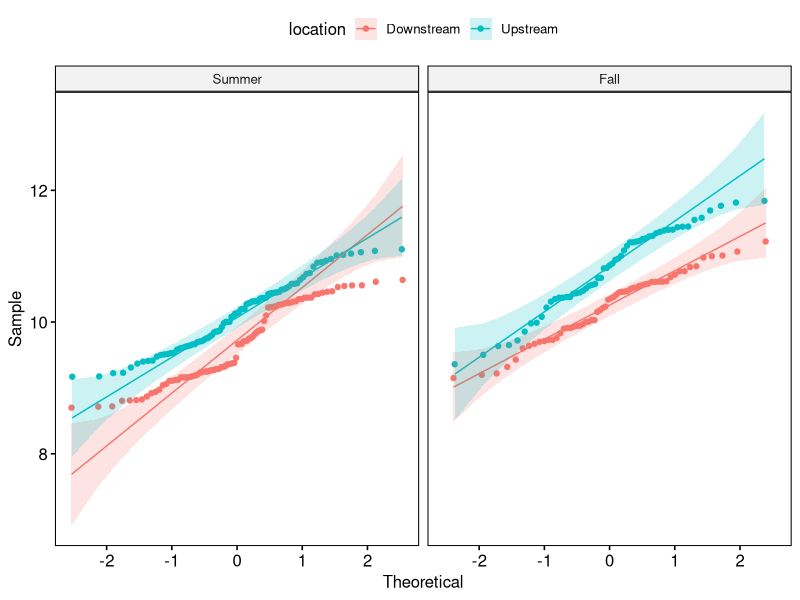
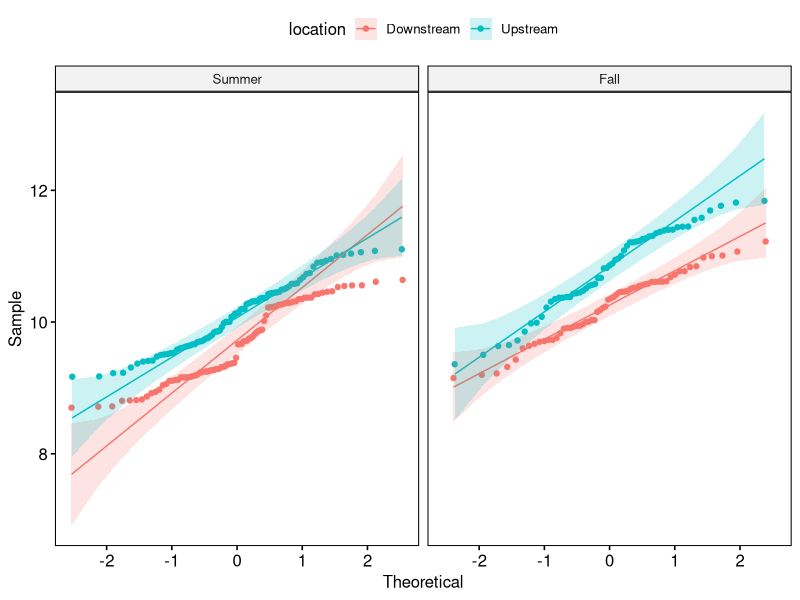
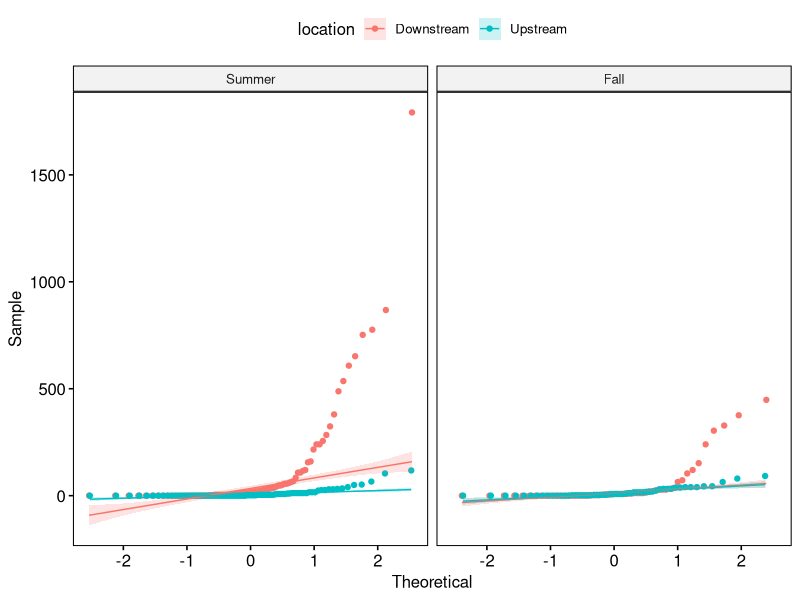
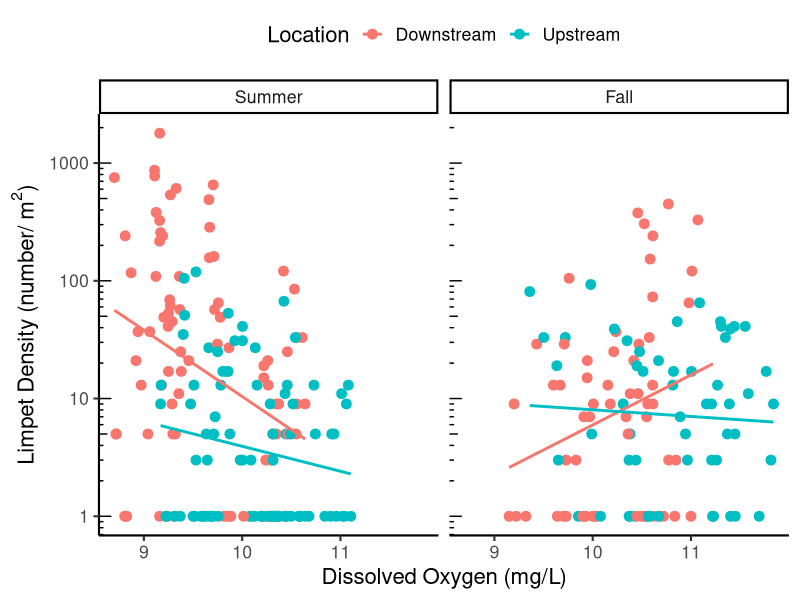
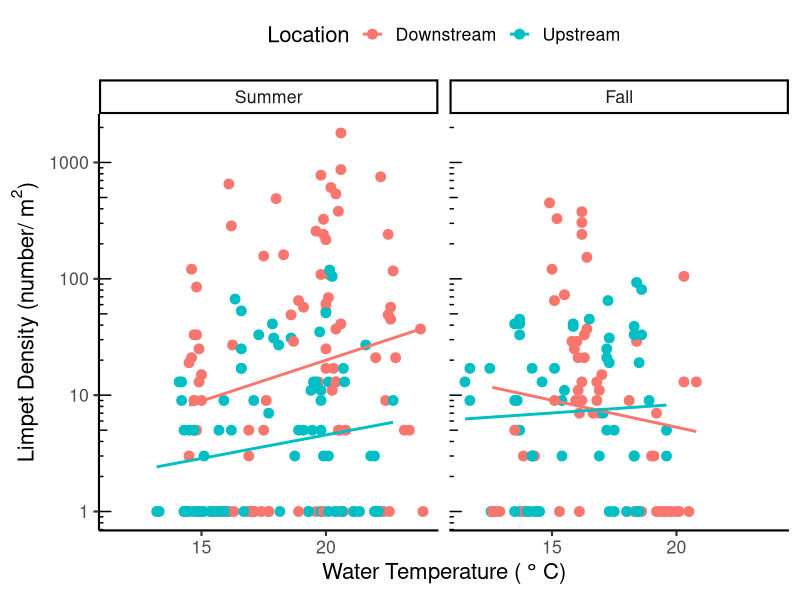
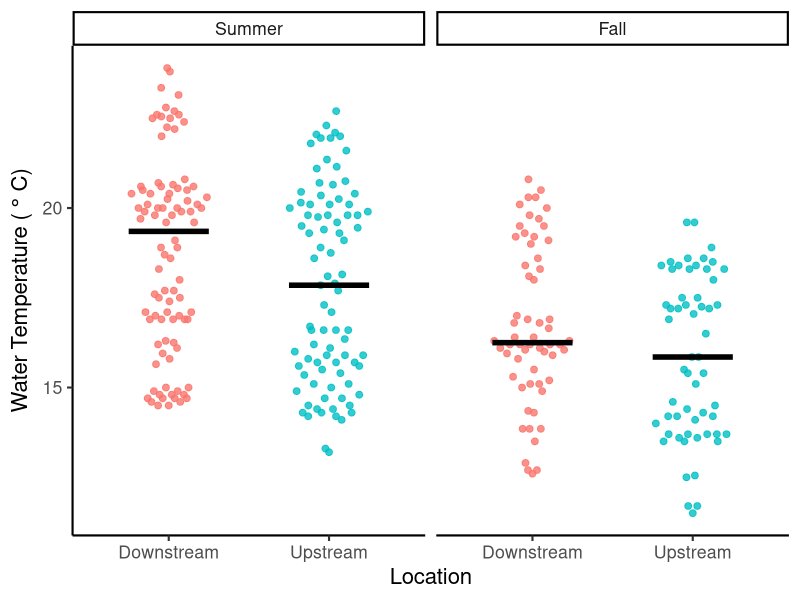
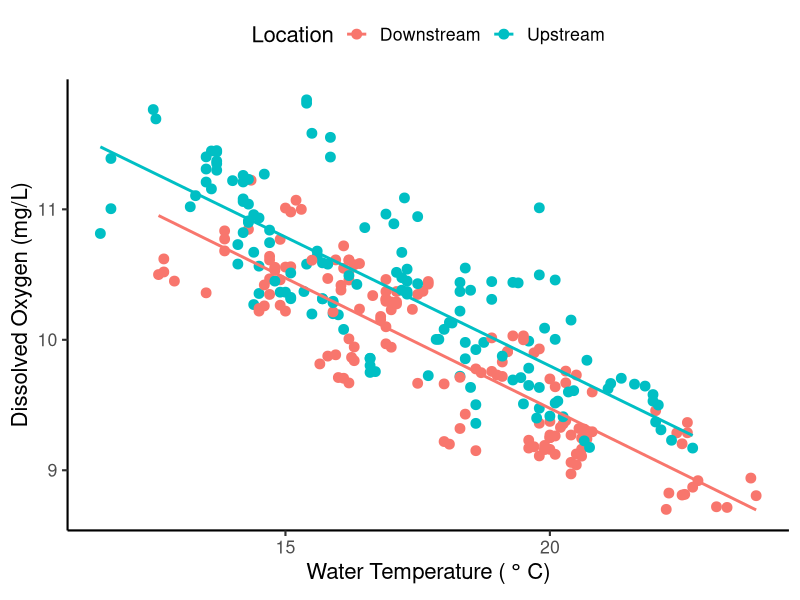

R code for these plots, in order:
## ---- chunk 1
#| label: setup
#| message: false
#| warning: false

suppressPackageStartupMessages(
  library(tidyverse)) ## for readr, dplyr, ggplot2
library(ggbeeswarm) ## for jittering points (you can remove this is you did not use a dotplotv)
library(flextable) ## for making formatted tables that can be pasted into Word or Google Docs
library(ggpubr) ## for making QQ-plots

## ---- chunk 2
#| label: import data

env <- read_csv("data/env.csv",
         col_types = cols(date = col_date(format = "%Y-%m-%d"),
          
          location = col_factor(levels = c(
            "Downstream","Upstream")), 
          
          season = col_factor(levels = c("Summer","Fall")), 
          
          year = col_factor()
         )) 

macros <- read_csv("data/macros.csv",
           col_types = cols(date = col_date(format = "%Y-%m-%d"),
            
            location = col_factor(levels = c(
              "Downstream","Upstream")), 
            
            season = col_factor(levels = c("Summer","Fall")), 
            
            year = col_factor()
           )) 


master.taxa <- read_csv("data/master.taxa.csv",
                show_col_types = FALSE)  |>  
  distinct()


## ---- chunk 3
#| label: data wrangling
#| message: false
#| warning: false

#calculate density for each sampleID
density.df <- macros |> 
  
  #join taxa info
  left_join(master.taxa) |>
  
  # Summarize for each sampleID and each genus 
  group_by(sampleID, genus) |> 
  dplyr::summarise(density = sum(invDens, na.rm = TRUE)) |> 
  
  #fill in group combos where there were none present with zeros
  ungroup() |> 
  complete(sampleID, genus,
           fill = list(density = 0)) |> 
  
  #filter for genus of interest 
  #this needs to match what is in the macros file
  #replace this blank with the genus you want to keep
  filter(genus == "Ferrissia")

#get sample info and env variables of interest
variables <- macros |>
  
  #join environmental variables
  left_join(env) |> 
  
  #select variables of interest
  #delete anything you don't need
  #add anything you do need in the blank with commas in between
  dplyr::select(date, sampleID, season, year, location, benthicArea,
                DO, wTemp) |> 
  distinct()

#add sample info back to density data
my.df <- left_join(density.df, variables) |> 
  
  #filter out anything you don't want
  #the example below would filter out just the year 2018
  dplyr::filter(year != "2018") |> 
  
  #remove rows with missing data
  na.omit()

## ---- chunk 4
#| label: tbl-sample-table
#| tbl-cap: Sample Summary Table
#| include: true


table.sum <- my.df |>  #put the name of your wrangled data here
  
  #summarize by date, season, & location (to get number of microhabs and area sampled per date)
  group_by(date, season, location) |> 
  summarize(
    area = sum(benthicArea),
    samples = n()) |> 
  
  #summarize by season & location 
  group_by(season, location) |> 
  summarize(
    dates = str_c(date, collapse = ", "),
    samples = sum(samples),
    area = sum(area))  

#To get a formatted table, make sure that the {flextable} package is loaded
#Use additional code to create the summary table called "table.sum"
#If you want to format the table yourself, then don't use this code

#see https://davidgohel.github.io/flextable/ for more information and formatting options

#create the formatted table
ft <- flextable(table.sum) |> 

#create header labels
set_header_labels(season = "Season",
                  location = "Location",
                  dates = "Dates",
                  samples = "# of Samples",
                  area = "Total Area Sampled (m^2)") |> 

  #format superscript
  compose(j = "area", part="header",
          value = as_paragraph(
            "Total Area Sampled (m", 
            as_sup("2"),
            ")")) |> 
  
  #formatting
  theme_vanilla()  |>  
  fontsize(size = 10) |> 
  
  #set table properties
  set_table_properties(layout = "autofit", width = 1) |> 
  
  #center columns
  align(align = "center", part = "all" )

#print the table
#right click on the table, choose select all, 
#choose copy, then paste in your document
#finish formatting as needed in your document
ft



## ---- chunk 5
#| label: Independent variable QQ plots 

#make a QQ plot for each independent variable that is continuous
ggpubr::ggqqplot(
  data = my.df,         #put the data frame name here 
  "DO",                 #put the continuous variable name here
  color = "location",   #put one factor here (remove if no factors)
  facet.by = "season"   #put another factor here (remove if no factors)
  )  

## ---- chunk 6
#| label: Dependent variable QQ plots 

#make a QQ plot for each independent variable that is continuous
ggpubr::ggqqplot(
  data = my.df,         #put the data frame name here 
  "DO",                 #put the continuous variable name here
  color = "location",   #put one factor here (remove if no factors)
  facet.by = "season"   #put another factor here (remove if no factors)
  )  


#make a QQ plot for each dependent variable that is continuous
ggpubr::ggqqplot(
  data = my.df,         #put the data frame name here 
  "density",                 #put the continuous variable name here
  color = "location",   #put one factor here (remove if no factors)
  facet.by = "season"   #put another factor here (remove if no factors)
  )  

## ---- chunk 7
#| label: tbl-descriptive-stats-density
#| tbl-cap: Limpet Density Descriptive Statistics
#| include: true

#see https://davidgohel.github.io/flextable/ for more information and formatting options

#set the variable you want to summarize
x.var <- "density" #put the name of the column you want to summarize in the blank here

#calculate descriptive stats
df.sum <- my.df |> #put the name of the data frame here
  group_by(season, location) |> #put the grouping variable(s) here
  filter(!is.na(.data[[x.var]])) |> # remove missing values 
  
  #remove the lines below that you don't need 
  #you won't usually need ALL these values
  #change the digits as needed
  summarise(mean = round(mean(.data[[x.var]]), digits=2), 
            SD = signif(sd(.data[[x.var]]), digits=2),
            median = round(median(.data[[x.var]]), digits=2),
            IQR = round(IQR(.data[[x.var]]), digits=2),
            min = round(min(.data[[x.var]]), digits=2),
            max = round(max(.data[[x.var]]), digits=2),
            N = n())

#create the table
ft <- flextable(df.sum,
                cwidth=0.75) |>  #can vary cell width as needed
  
  #bold the headings
  bold(part="header") |> 
  
  #center columns
  align(align = "center", part = "all" )

#print the table
#right click on the table, choose select all, 
#choose copy, then paste in your document
#finish formatting as needed in your document
ft

## ---- chunk 8
#| label: tbl-descriptive-stats-DO
#| tbl-cap: Dissolved Oxygen Descriptive Statistics
#| include: true

#before you run the code below...

#make sure the 'flextable' and `tidyverse` packages are installed and loaded
#make sure your data are imported

#see https://davidgohel.github.io/flextable/ for more information and formatting options

#set the variable you want to summarize
x.var <- "DO" #put the name of the column you want to summarize in the blank here

#calculate descriptive stats
#remove the lines below that you don't need (you won't usually need ALL these values)
df.sum <- my.df |> #put the name of the data frame here
  group_by(season, location) |> #put the grouping variable(s) here
  filter(!is.na(.data[[x.var]])) |> # remove missing values from the variable of interest
  summarise(mean = round(mean(.data[[x.var]]), digits=2), #change the digits as needed
            SD = signif(sd(.data[[x.var]]), digits=2),
            median = round(median(.data[[x.var]]), digits=2),
            IQR = round(IQR(.data[[x.var]]), digits=2),
            min = round(min(.data[[x.var]]), digits=2),
            max = round(max(.data[[x.var]]), digits=2),
            N = n())

#create the table
ft <- flextable(df.sum,
                cwidth=0.75) #can vary cell width as needed

#bold the headings
ft <- bold(ft, part="header")

#center columns
ft <- align(ft, align = "center", part = "all" )

#print the table
#right click on the table, choose select all, 
#choose copy, then paste in your document
#finish formatting as needed in your document
ft

## ---- chunk 9
#| label: tbl-descriptive-stats-wTemp
#| tbl-cap: Water Temperature Descriptive Statistics
#| include: true

#before you run the code below...

#make sure the 'flextable' and `tidyverse` packages are installed and loaded
#make sure your data are imported

#see https://davidgohel.github.io/flextable/ for more information and formatting options

#set the variable you want to summarize
x.var <- "wTemp" #put the name of the column you want to summarize in the blank here

#calculate descriptive stats
#remove the lines below that you don't need (you won't usually need ALL these values)
df.sum <- my.df |> #put the name of the data frame here
  group_by(season, location) |> #put the grouping variable(s) here
  filter(!is.na(.data[[x.var]])) |> # remove missing values from the variable of interest
  summarise(mean = round(mean(.data[[x.var]]), digits=1), #change the digits as needed
            SD = signif(sd(.data[[x.var]]), digits=2),
            median = round(median(.data[[x.var]]), digits=1),
            IQR = round(IQR(.data[[x.var]]), digits=1),
            min = round(min(.data[[x.var]]), digits=2),
            max = round(max(.data[[x.var]]), digits=2),
            N = n())

#create the table
ft <- flextable(df.sum,
                cwidth=0.75) #can vary cell width as needed

#bold the headings
ft <- bold(ft, part="header")

#center columns
ft <- align(ft, align = "center", part = "all" )

#print the table
#right click on the table, choose select all, 
#choose copy, then paste in your document
#finish formatting as needed in your document
ft



## ---- chunk 10
#| label: limpet density vs DO graph
#| message: false

# this code will make a scatter plot 
# if you do not want a line of best fit, then delete the geom_smooth() line

ggplot(
  data = my.df, #put the data frame name here
  
  #set the aesthetics
  aes(x = DO,       #put the factor on the x-axis
      y = density + 1,       #continuous variable = y
      color = location)) + #put the same factor as on x-axis 
  
  #add points
  geom_point(size = 3) +    #sets the size of the points
  
  #add best fit line
  geom_smooth(method = "lm", se = FALSE) + 

  #nicer labels (see axis.labels.R script)
  xlab("Dissolved Oxygen (mg/L)") +
  ylab(bquote("Limpet Density (number/"~m^2*")")) +
  labs(color = "Location") + #label for the color key
  
  
  #additional formatting
  theme_classic(base_size = 16)  +  #sets the font size
  theme(legend.position = "top") +  #controls legend/key
  
  scale_y_log10() +     #changes y-axis to log-scale
  annotation_logticks(sides = "l") + # adds log-scale tick marks

  facet_wrap(vars(season))   #place factor to split by facets here

#see the resources below for some additional options to make a nice scatter plot 
# https://www.datanovia.com/en/lessons/ggplot-scatter-plot/
# https://ggplot2.tidyverse.org/index.html

## ---- chunk 11
#| label: limpet density vs wTemp graph
#| message: false


# this code will make a scatter plot 
# if you do not want a line of best fit, then delete the geom_smooth() line

ggplot(
  data = my.df, #put the data frame name here
  
  #set the aesthetics
  aes(x = wTemp,       #put the factor on the x-axis
      y = density + 1,       #continuous variable = y
      color = location)) + #put the same factor as on x-axis 
  
  #add points
  geom_point(size = 3) +    #sets the size of the points
  
  #add best fit line
  geom_smooth(method = "lm", se = FALSE) + 

  #nicer labels (see axis.labels.R script)
  xlab("Water Temperature ("~degree~"C)") +
  ylab(bquote("Limpet Density (number/"~m^2*")")) +
  labs(color = "Location") + #label for the color key
  
  
  #additional formatting
  theme_classic(base_size = 16)  +  #sets the font size
  theme(legend.position = "top") +  #controls legend/key
  
  scale_y_log10() +     #changes y-axis to log-scale
  annotation_logticks(sides = "l") + # adds log-scale tick marks

  facet_wrap(vars(season))   #place factor to split by facets here

#see the resources below for some additional options to make a nice scatter plot 
# https://www.datanovia.com/en/lessons/ggplot-scatter-plot/
# https://ggplot2.tidyverse.org/index.html

## ---- chunk 12

#| label: wTemp vs season and location

#this code will make a dot plot with median and all points included
#make sure you have loaded the ggbeeswarm package to use geom_quasirandom()

ggplot(
  data = my.df, #put the data frame name here
  
  #set the aesthetics
  aes(x = location,       #put the factor on the x-axis
      y = wTemp,       #continuous variable = y
      color = location)) + #same factor as x-axis for color
  
  #adds quasirandom jittered points
  geom_quasirandom(
    shape = 19,            #shape as circle
    size = 2,              #size of point
    alpha = 0.8,           #transparency
    width = 0.25) +        #spread
  
  #adds median
  stat_summary(
    fun = median,       #graphs the median
    geom = "crossbar",  #crossbar shape
    width = 0.5,        #width of the bar
    size = 0.75,        #size
    color = "black") +  #color 
  
  #nicer labels (see axis.labels.R script)
  ylab("Water Temperature ("~degree~"C)") +
  xlab("Location") +
  
  #additional formatting
  theme_classic(base_size = 16)  +  #sets the font size
  theme(legend.position = "none") +  #controls legend/key

  facet_wrap(vars(season))   #place factor to split by facets here

#see the resources below for some additional options to make a nice plot 
# https://www.datanovia.com/en/lessons/ggplot-dot-plot/
# https://ggplot2.tidyverse.org/index.html

## ---- chunk 13
#| label: DO vs wTemp graph
#| message: false

# this code will make a scatter plot 
# if you do not want a line of best fit, then delete the geom_smooth() line

ggplot(
  data = my.df, #put the data frame name here
  
  #set the aesthetics
  aes(x = wTemp,       #put the factor on the x-axis
      y = DO,       #continuous variable = y
      color = location)) + #put the same factor as on x-axis 
  
  #add points
  geom_point(size = 3) +    #sets the size of the points
  
  #add best fit line
  geom_smooth(method = "lm", se = FALSE) + 

  #nicer labels (see axis.labels.R script)
  ylab("Dissolved Oxygen (mg/L)") +
  xlab("Water Temperature ("~degree~"C)") +
  labs(color = "Location") + #label for the color key
  
  
  #additional formatting
  theme_classic(base_size = 16)  +  #sets the font size
  theme(legend.position = "top")   #controls legend/key

#see the resources below for some additional options to make a nice scatter plot 
# https://www.datanovia.com/en/lessons/ggplot-scatter-plot/
# https://ggplot2.tidyverse.org/index.html

## ---- chunk 14
#| label: sessionInfo

sessionInfo()

## ---- chunk 15
#| label: cite R

#citation info for base R 
citation()

## ---- chunk 16
#| label: cite tidyverse

#citation info for base R 
citation("tidyverse")
